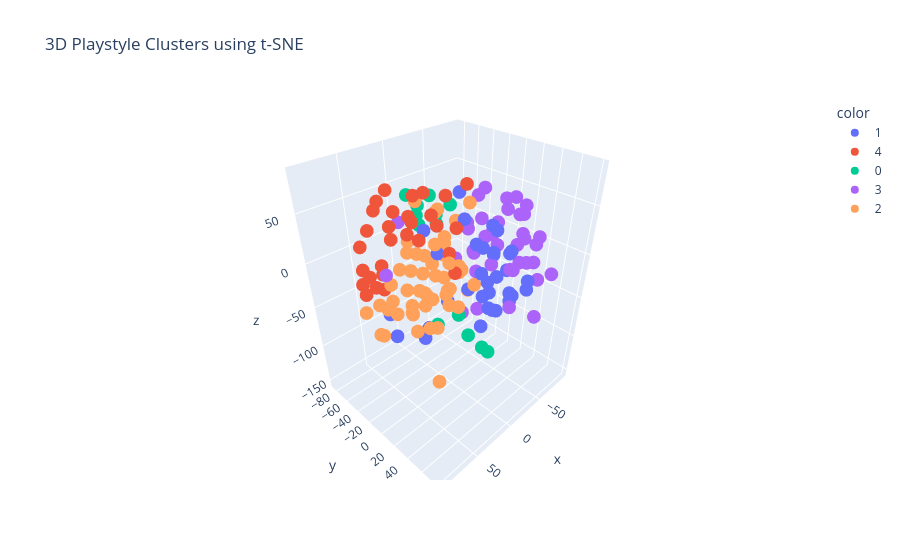

Source (notebook cell):
### Code cell
fig = px.scatter_3d(
    x=X_tsne_3d[:,0],
    y=X_tsne_3d[:,1],
    z=X_tsne_3d[:,2],
    color=X["cluster"].astype(str),
    hover_name=df["team"],
    title="3D Playstyle Clusters using t-SNE"
)

fig.show()

### Figure 1 — Plotly figure (JSON) as saved in the notebook; plotly's stock layout.template omitted (floating-point values rounded to 4 significant figures)
{"data": [{"hovertemplate": "<b>%{hovertext}</b><br><br>color=1<br>x=%{x}<br>y=%{y}<br>z=%{z}<extra></extra>", "hovertext": ["Argentina", "Uruguay", "Uruguay", "Colombia", "Paraguay", "Bolivia", "Mexico", "Venezuela", "Paraguay", "Chile", "Colombia", "Bolivia", "Chile", "Netherlands", "Austria", "Ukraine", "Belgium", "Serbia", "Albania", "Denmark", "Italy", "Albania", "Belgium", "Slovakia", "Ukraine", "Poland", "Poland", "Slovakia", "Belgium", "Romania", "Slovenia", "Serbia", "Spain"], "legendgroup": "1", "marker": {"color": "#636efa", "symbol": "circle"}, "mode": "markers", "name": "1", "scene": "scene", "showlegend": true, "type": "scatter3d", "x": [12.75, -29.03, -7.956, -8.263, 11.26, -17.47, -2.875, -4.492, 19.29, -47.37, -38.72, -42.02, -85.81, -21.9, -39.7, -17.55, 26.67, -57.16, 29.38, -14.46, -55.76, -2.822, 45.71, -68.28, 52.86, -9.501, 10.84, -24.02, 5.094, -30.12, 12.46, 11.86, -13.92], "y": [-5.162, 47.3, 79.91, 7.819, 39.8, -22.72, 51.65, 33.69, 53.18, 18.73, 41.13, 12.57, 0.07961, 29.22, -28.88, 54.4, 72.59, -2.795, -6.79, 8.671, 31.42, 63.53, -39.54, -5.559, -21.24, 31.42, -21.55, 29.99, 55.59, 64.94, 49.53, -23.82, 35.28], "z": [11.14, -27.31, 11.79, 42.32, 37.9, -67.38, 5.179, 25.68, 19.48, -73.79, -44.84, -50.89, -49.25, -51.01, 46.87, 25.59, -2.964, -52.9, -80.15, -34.87, -52.2, 33.34, -59.34, -24.52, -72.24, -29.38, -86.54, 11.23, 54.3, -15.21, -41.71, 26.82, 44.18]}, {"hovertemplate": "<b>%{hovertext}</b><br><br>color=4<br>x=%{x}<br>y=%{y}<br>z=%{z}<extra></extra>", "hovertext": ["Colombia", "Argentina", "England", "Portugal", "France", "Denmark", "Switzerland", "Spain", "Germany", "Belgium", "Netherlands", "Portugal", "France", "Spain", "Switzerland", "Croatia", "Germany", "Italy", "Netherlands", "Slovakia", "Czech Republic", "Turkey", "Portugal", "France", "Italy", "Germany", "Portugal", "Denmark", "Germany"], "legendgroup": "4", "marker": {"color": "#EF553B", "symbol": "circle"}, "mode": "markers", "name": "4", "scene": "scene", "showlegend": true, "type": "scatter3d", "x": [13.81, 40.25, 37.88, 57.47, 79.12, 60.95, 71.54, 30.16, 41.93, 41.15, 23.41, 51.86, 45.31, 42.44, 68.62, 48.13, 65.26, 61.21, 57.71, 2.621, 30.85, 57.6, 50.59, 30.18, 31.28, 39.11, 29.16, 1.754, 62.0], "y": [19.33, -53.02, -40.6, -15.22, -26.14, -35.94, -13.29, 27.65, -50.73, -51.07, 27.59, -72.48, -23.34, 11.7, -32.84, 11.31, 18.14, -40.37, -60.24, 19.84, -67.33, -12.69, 2.665, -15.11, -16.85, 22.8, 5.727, -5.622, -52.37], "z": [46.01, -38.76, 34.03, 82.0, 35.94, -17.91, 70.2, 32.0, -19.31, 55.92, 10.1, -36.91, 56.86, 83.46, -1.627, 44.73, 59.09, 38.89, -11.64, 81.31, -21.94, 39.75, 63.39, 69.03, 44.51, 58.68, 58.29, 63.23, -33.98]}, {"hovertemplate": "<b>%{hovertext}</b><br><br>color=0<br>x=%{x}<br>y=%{y}<br>z=%{z}<extra></extra>", "hovertext": ["Canada", "Uruguay", "Colombia", "Uruguay", "Brazil", "Venezuela", "Canada", "Argentina", "Ecuador", "Brazil", "Slovenia", "Georgia", "Georgia"], "legendgroup": "0", "marker": {"color": "#00cc96", "symbol": "circle"}, "mode": "markers", "name": "0", "scene": "scene", "showlegend": true, "type": "scatter3d", "x": [-33.77, -19.73, -48.08, -35.62, -29.39, -17.57, -38.2, 6.362, -6.86, 30.43, -59.33, 11.16, 4.209], "y": [-84.73, -70.61, -70.8, -57.91, -78.15, -82.38, -70.33, 54.43, 36.01, 12.7, -61.0, 33.61, 14.09], "z": [16.61, 14.84, -4.584, 15.02, -2.226, 34.19, 31.2, -73.42, -88.33, -50.78, 17.17, -62.87, -53.2]}, {"hovertemplate": "<b>%{hovertext}</b><br><br>color=3<br>x=%{x}<br>y=%{y}<br>z=%{z}<extra></extra>", "hovertext": ["Colombia", "Peru", "Panama", "Chile", "Costa Rica", "United States", "Costa Rica", "United States", "Uruguay", "Panama", "Ecuador", "Jamaica", "Bolivia", "Ecuador", "Jamaica", "Venezuela", "Peru", "Canada", "Costa Rica", "Paraguay", "Ecuador", "Jamaica", "Peru", "England", "Czech Republic", "Turkey", "Romania", "Georgia", "Hungary", "Hungary", "Albania", "Romania", "Romania", "Slovenia", "Switzerland", "Scotland", "Czech Republic", "Slovenia", "Hungary", "Scotland"], "legendgroup": "3", "marker": {"color": "#ab63fa", "symbol": "circle"}, "mode": "markers", "name": "3", "scene": "scene", "showlegend": true, "type": "scatter3d", "x": [89.11, -86.65, -27.22, -60.6, -69.45, -93.87, -62.82, -67.72, -38.87, -57.33, -29.28, -20.53, -38.4, -70.24, -90.67, -51.08, -82.78, -62.83, -43.67, -46.33, -91.05, -61.42, -7.509, -53.48, -81.32, -13.48, -64.87, -43.34, -28.16, -35.48, 15.99, -68.32, -66.77, -36.71, -34.94, -41.26, -52.73, -63.47, -62.9, -43.69], "y": [20.42, -23.67, 2.276, 3.695, 16.41, -10.91, 31.42, 29.04, 63.25, -32.69, 76.97, -14.88, 50.16, -31.46, 15.48, 47.88, 35.52, 54.48, -3.99, 38.82, 11.75, -18.08, 64.27, -8.665, -3.748, 1.961, 49.92, -11.21, 49.64, 17.45, -55.18, -30.76, -16.95, 17.64, 0.01283, -19.39, 10.81, 26.58, 68.64, 35.02], "z": [35.01, -14.64, 0.3162, 19.32, -33.66, 17.13, -15.61, 13.48, 8.977, 0.007206, -39.01, -12.26, 59.47, 33.63, -6.003, -3.473, -1.739, -25.0, -81.54, 14.01, 20.18, 15.44, -23.14, 53.24, 35.35, -66.51, 19.09, -14.15, -0.5043, 23.27, 25.51, -25.42, -6.872, -12.4, -27.47, 17.81, 0.008961, 34.41, -12.05, 60.43]}, {"hovertemplate": "<b>%{hovertext}</b><br><br>color=2<br>x=%{x}<br>y=%{y}<br>z=%{z}<extra></extra>", "hovertext": ["Argentina", "Canada", "Panama", "Argentina", "Canada", "Panama", "Brazil", "Colombia", "Uruguay", "Mexico", "Brazil", "United States", "Venezuela", "Mexico", "Argentina", "Canada", "Netherlands", "Spain", "Spain", "France", "Netherlands", "Turkey", "England", "England", "Turkey", "Austria", "England", "Slovakia", "Denmark", "Spain", "Germany", "Italy", "Scotland", "Netherlands", "France", "Spain", "Austria", "France", "Poland", "Georgia", "Austria", "Ukraine", "England", "Croatia", "Turkey", "Portugal", "Serbia", "Switzerland", "England", "Croatia", "Switzerland"], "legendgroup": "2", "marker": {"color": "#FFA15A", "symbol": "circle"}, "mode": "markers", "name": "2", "scene": "scene", "showlegend": true, "type": "scatter3d", "x": [8.777, 20.88, -22.6, 20.11, -10.7, 44.14, -4.65, -6.89, 33.85, 9.315, 68.06, -22.96, -18.37, 31.39, 44.98, 4.221, 81.68, 30.01, 9.759, -9.399, 37.23, -9.696, 80.78, 53.35, 41.78, 60.94, 80.21, -35.84, 49.34, 28.28, 61.23, 5.997, -27.21, 11.39, 82.56, 68.09, 3.045, 6.147, -26.02, 13.36, -14.17, 63.89, 81.6, 2.393, 42.78, 55.96, 41.3, -18.74, 92.41, 37.51, 23.16], "y": [6.87, -24.6, -32.25, -15.57, -16.12, 38.05, -14.86, -44.7, -0.005779, 37.12, 44.01, 0.07088, -12.73, 39.51, 27.97, -21.83, -5.857, -30.15, -36.7, 0.6434, -18.09, -19.23, -26.44, 10.57, 18.66, 24.48, 37.53, -24.08, 46.67, 8.581, -12.14, -14.39, -3.63, -48.21, -1.595, -3.335, -31.07, 18.94, -37.72, -5.0, -32.73, 18.25, 20.61, -57.06, -22.99, -27.74, 6.711, -41.87, 14.46, -14.5, 20.31], "z": [-23.75, 5.793, 3.836, -49.46, -47.01, 3.516, -27.72, -16.3, -19.41, -4.06, -14.38, 50.82, 30.08, -15.31, -37.17, -10.98, -43.33, -33.37, 50.7, -9.584, 16.69, 7.203, -30.9, -46.7, -12.58, 8.991, 4.571, -39.95, 39.75, 32.15, -20.83, 46.35, -48.15, 5.68, -8.088, 4.639, -55.16, 1.552, -20.16, -152.7, 36.16, -17.15, -5.683, -36.08, -0.752, -41.42, 8.173, -44.73, -25.4, -39.62, -27.98]}], "layout": {"legend": {"title": {"text": "color"}, "tracegroupgap": 0}, "scene": {"domain": {"x": [0, 1], "y": [0, 1]}, "xaxis": {"title": {"text": "x"}}, "yaxis": {"title": {"text": "y"}}, "zaxis": {"title": {"text": "z"}}}, "title": {"text": "3D Playstyle Clusters using t-SNE"}}}
